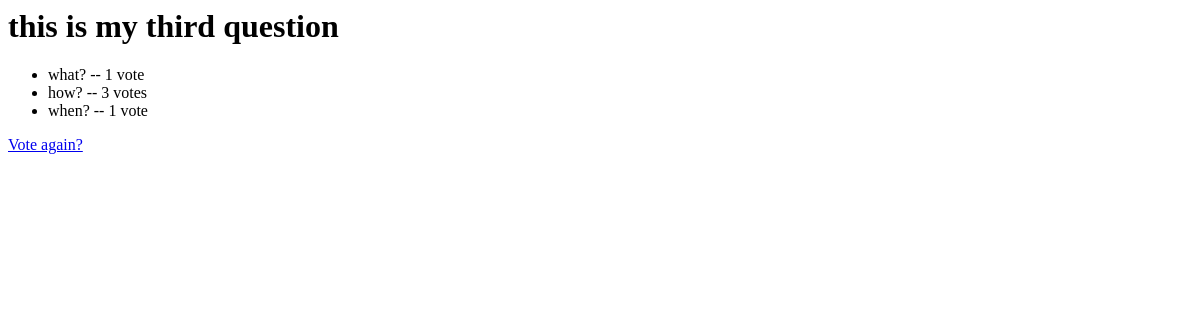
The app's page /polls/3/results/, older data.
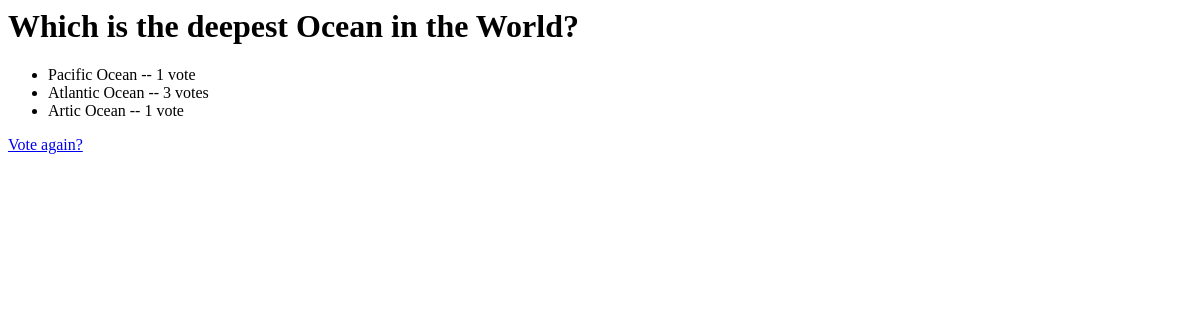
The same page, newer data.
### polls/models.py (models this page shows, shortened)
class Question(models.Model):
    question_text=models.CharField(max_length=200)
    pub_date=models.DateTimeField('date published')
    tags = models.ManyToManyField('Tag')

class Choice(models.Model):
    question = models.ForeignKey(Question,on_delete=models.CASCADE)
    choice_text=models.CharField(max_length=200)
    votes=models.IntegerField(default=0)

### polls/views.py (the view)
# urls.py: path('<int:pk>/results/', views.ResultsView.as_view(), name='results'),
class ResultsView(generic.DetailView):
    model = Question
    template_name = 'polls/results.html'

### polls/templates/polls/results.html
<h1>{{ question.question_text }}</h1>
<ul>
{% for choice in question.choice_set.all %}
    <li>{{ choice.choice_text }} -- {{ choice.votes }} vote{{ choice.votes|pluralize }}</li>
{% endfor %}
</ul>
<a href="{% url 'polls:detail' question.id %}">Vote again?</a>

Row changes from the older to the newer data that the page shows:
changed Question: question_text "this is my third question" → "Which is the deepest Ocean in the World?"
changed Choice: choice_text "what?" → "Pacific Ocean"
changed Choice: choice_text "how?" → "Atlantic Ocean"
changed Choice: choice_text "when?" → "Artic Ocean"
